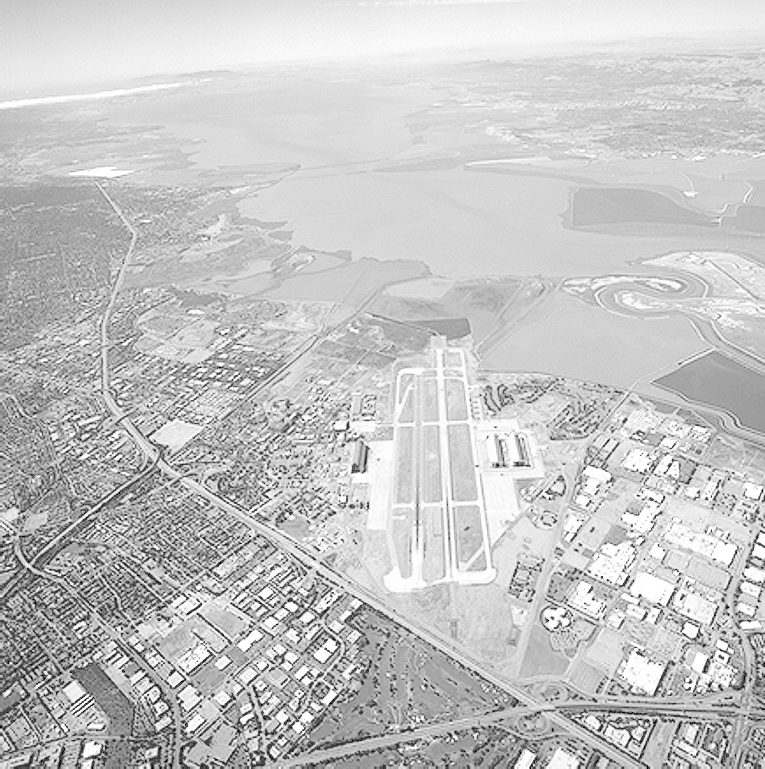
#> input picture images/runway.tif, 765 x 769 px, given in place of the camera
$ python 15_video_capture_basic_operation.py
#> lines starting #> are read from the running program, lines starting #| are printed output that depends on the picture; after the words box and inside, x2 and y2 are one past the last pixel; in counts of white or black regions, pixels touching at a corner belong together
import cv2
import numpy as np


def main():
    cam = cv2.VideoCapture(0)

    while True:
        _, frame = cam.read()
#> frame is the input picture: shape (769, 765, 3); min 0, max 255, mean 197.1


        negative_img = negative(frame)
#> in negative, `return 255 - img`:
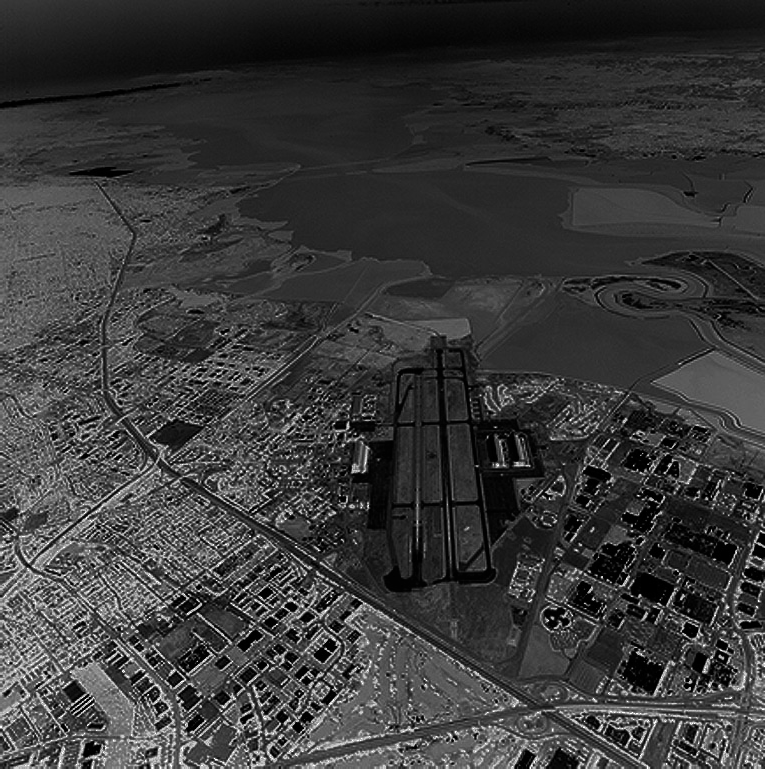
#> returned value: shape (769, 765, 3); min 0, max 255, mean 57.9
        gray = grayscale(frame)
        img_gamma = non_linear(gray)
#> in non_linear, `img = np.power(normalized, gamma)`:
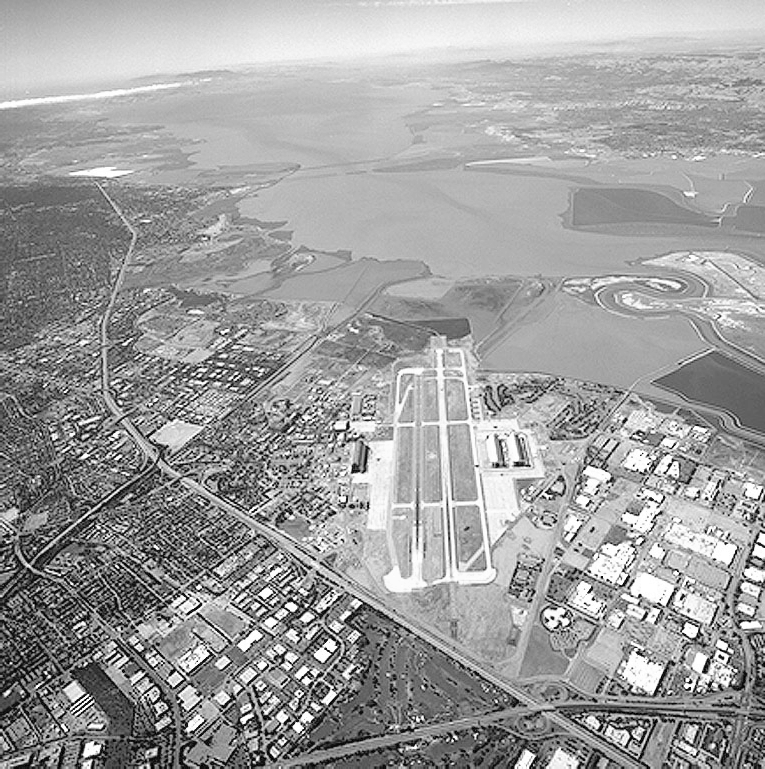
#> img: shape (769, 765) float64; min 0, max 1, mean 0.623

        # Build final display rows
        row1 = np.hstack((frame, negative_img, cv2.merge([img_gamma] * 3)))
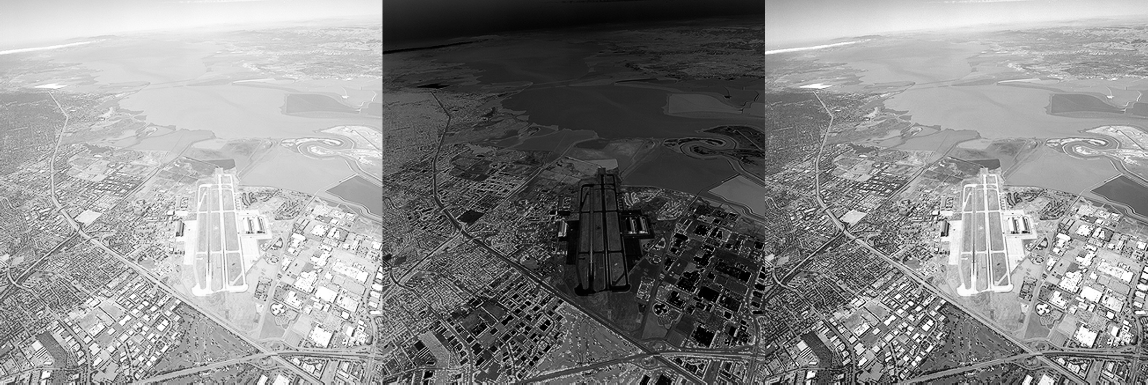
#> row1: shape (769, 2295, 3) (shown at 1/2 size); min 0, max 255, mean 137.8
        row2 = np.hstack((draw_histogram(frame), draw_histogram(negative_img), draw_histogram(cv2.merge([img_gamma] * 3))))
#> after the loop in draw_histogram, `for x, y in enumerate(hist):`:
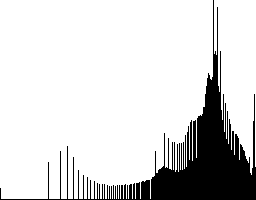
#> hist_img: shape (200, 256); 84.5% white; 1 black region, box (x1, y1, x2, y2) and area: (0, 0, 256, 200) 7953
#> after the loop in draw_histogram (call 3), `for x, y in enumerate(hist):`:
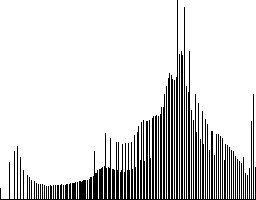
#> hist_img: shape (200, 256); 84.5% white; black in thin lines or dots
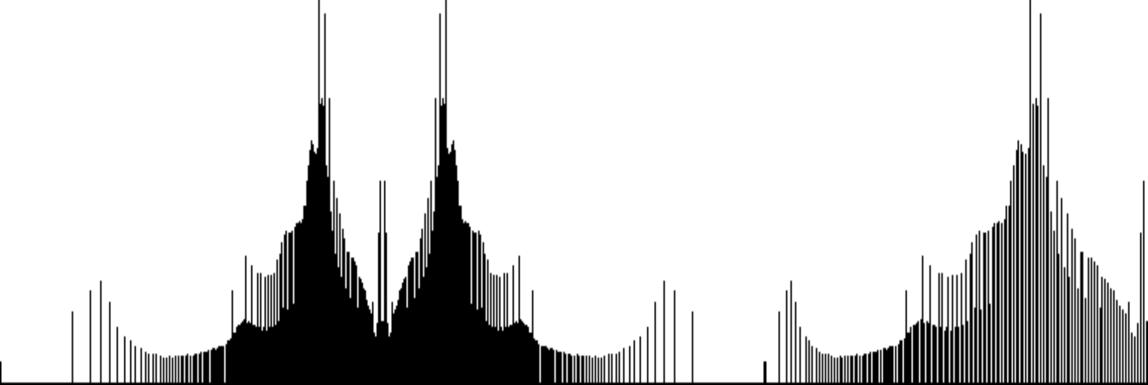
#> row2: shape (769, 2295, 3) (shown at 1/2 size); min 0, max 255, mean 215.4


        grid = np.vstack((row1, row2))
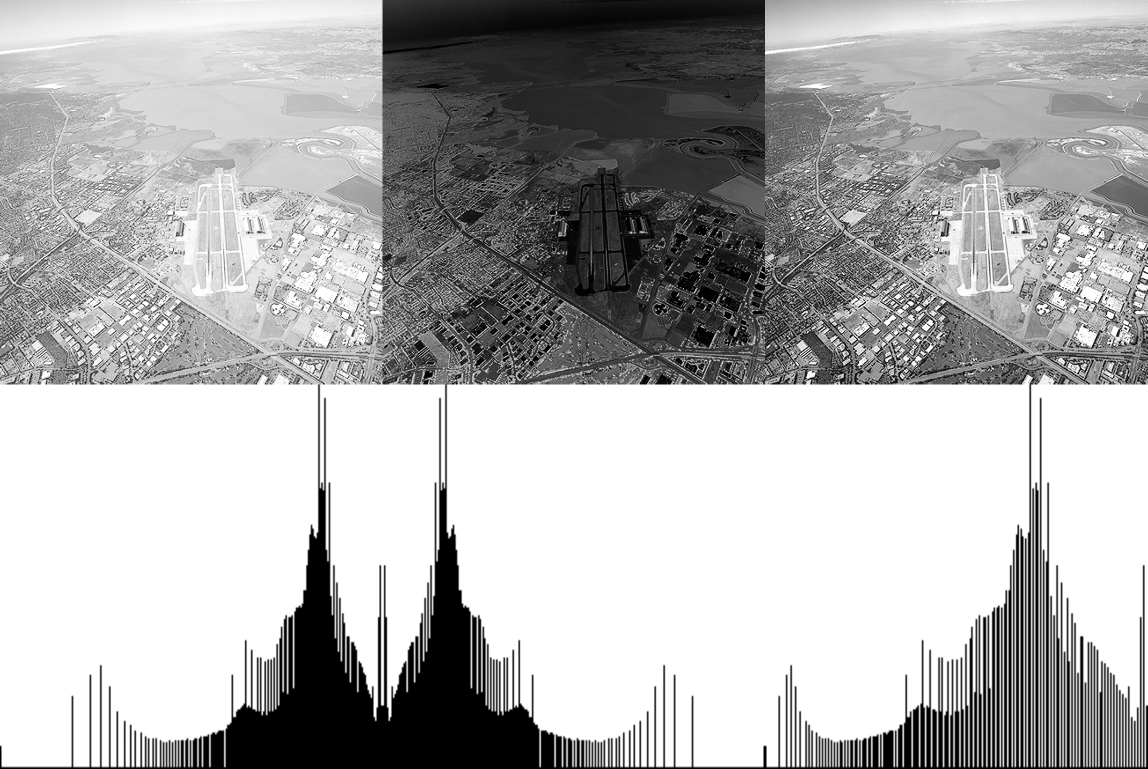
#> grid: shape (1538, 2295, 3) (shown at 1/2 size); min 0, max 255, mean 176.6
        cv2.imshow("Original | Negative | Gamma ", grid)

        if cv2.waitKey(1) & 0xFF == ord('q'):
#> (key q is pressed here)
            break

    cam.release()
    cv2.destroyAllWindows()


def grayscale(img):
    return cv2.cvtColor(img, cv2.COLOR_BGR2GRAY)

def negative(img):
    return 255 - img

def non_linear(img, gamma=2):
    normalized = img / 255.0
    img = np.power(normalized, gamma)
    return np.uint8(img * 255)

def draw_histogram(img):
    gray = grayscale(img)
    hist = np.zeros((256,), dtype=np.float32)

    for i in range(gray.shape[0]):
        for j in range(gray.shape[1]):
            hist[gray[i, j]] += 1

    hist = hist / np.max(hist) * 200
    hist_img = np.full((200, 256), 255, dtype=np.uint8)
    height = hist_img.shape[0]

    for x, y in enumerate(hist):
        cv2.line(hist_img, (x, height - 1), (x, height - 1 - int(y.item())), 0)


    return cv2.resize(cv2.merge([hist_img] * 3), (img.shape[1], img.shape[0]))


if __name__ == "__main__":
    main()
